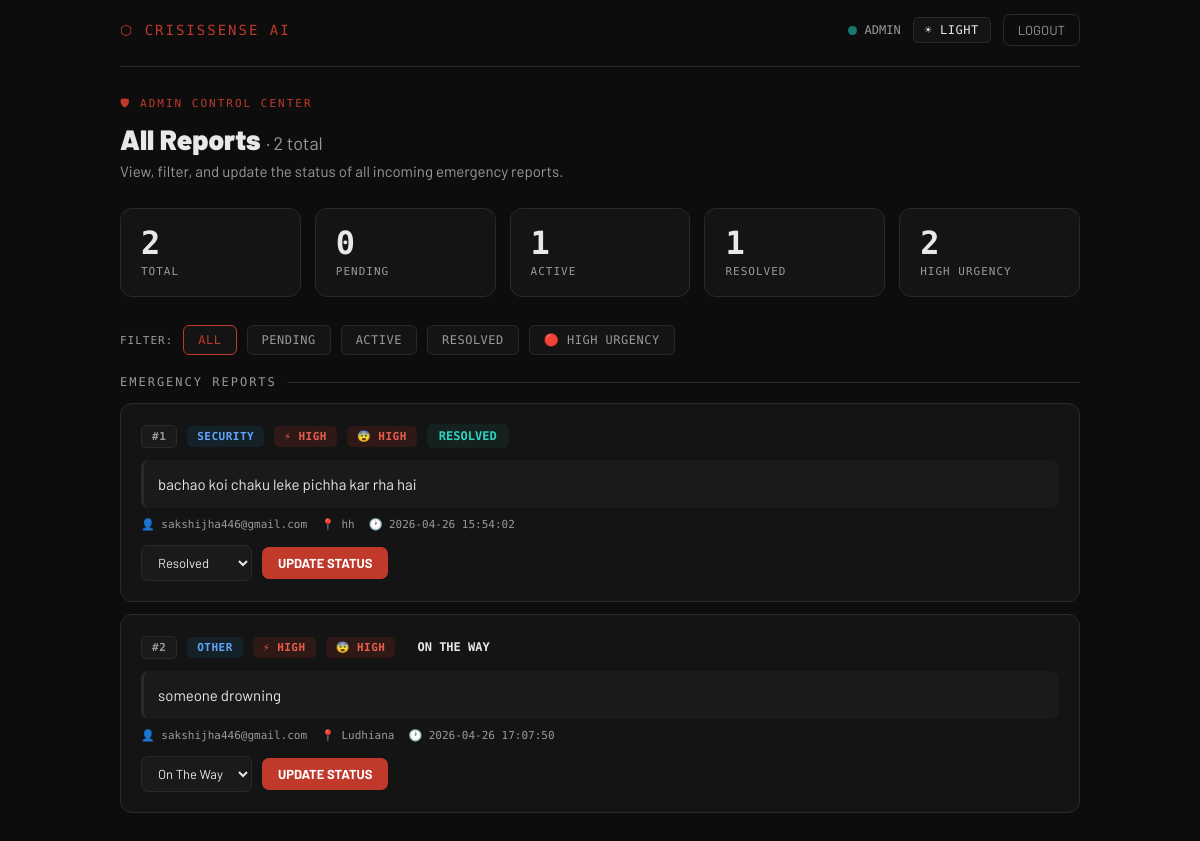
The page /admin (signed in) on the database its author committed.
### tables this page shows
CREATE TABLE reports (
            id INTEGER PRIMARY KEY AUTOINCREMENT,
            message TEXT,
            location TEXT,
            type TEXT,
            urgency TEXT,
            panic TEXT,
            status TEXT,
            timestamp TEXT,
            user_id TEXT
        );

### app.py (the view)
@app.route("/admin")
def admin_page():
    user, resp = require_login(role="admin")
    if resp: return resp
    conn = get_db()
    reports = conn.execute("SELECT * FROM reports ORDER BY id DESC").fetchall()
    conn.close()
    return render_template("admin.html", user=user, reports=reports)

### app.py (called while the page is built)
def get_db():
    conn = sqlite3.connect("database.db")
    conn.row_factory = sqlite3.Row
    return conn

def current_user():
    uid = session.get("user_id")
    if uid:
        conn = get_db()
        user = conn.execute("SELECT * FROM users WHERE contact = ?", (uid,)).fetchone()
        conn.close()
        return user
    return None
    return None

def require_login(role=None):
    user = current_user()
    if not user:
        return None, redirect(url_for("login_page"))
    if role and user["role"] != role:
        return None, redirect(url_for("login_page"))
    return user, None

### templates/admin.html (shortened to what this page needs)
<!DOCTYPE html>
<html lang="en" data-theme="dark">
<head>
</head>
<body>
<div class="topbar">
  <a href="/index" class="brand">⬡ CRISISSENSE AI</a>
  <div class="nav-links">
    <div class="status-dot"><div class="dot"></div>ADMIN</div>
    <button class="theme-btn" onclick="toggleTheme()">☀ LIGHT</button>
    <button class="btn-ghost" onclick="doLogout()">LOGOUT</button>
  </div>
</div>
<div class="page-wrap">
  <div class="page-header">
    <div class="card-tag">🛡 ADMIN CONTROL CENTER</div>
    <h1>All Reports <span>· {{ reports|length }} total</span></h1>
    <p>View, filter, and update the status of all incoming emergency reports.</p>
  </div>
  <div class="stats-row">
    <div class="stat-card">
      <div class="stat-num">{{ reports|length }}</div>
      <div class="stat-label">TOTAL</div>
    </div>
    <div class="stat-card">
      <div class="stat-num">{{ reports|selectattr('status','equalto','Pending')|list|length }}</div>
      <div class="stat-label">PENDING</div>
    </div>
    <div class="stat-card">
      <div class="stat-num">{{ reports|selectattr('status','in',['Dispatched','Accepted','On The Way'])|list|length }}</div>
      <div class="stat-label">ACTIVE</div>
    </div>
    <div class="stat-card">
      <div class="stat-num">{{ reports|selectattr('status','equalto','Resolved')|list|length }}</div>
      <div class="stat-label">RESOLVED</div>
    </div>
    <div class="stat-card">
      <div class="stat-num">{{ reports|selectattr('urgency','equalto','HIGH')|list|length }}</div>
      <div class="stat-label">HIGH URGENCY</div>
    </div>
  </div>
  <div class="filter-bar">
    <span class="filter-label">FILTER:</span>
    <button class="filter-btn active" data-filter="all" onclick="filterReports('all',this)">ALL</button>
    <button class="filter-btn" data-filter="Pending" onclick="filterReports('Pending',this)">PENDING</button>
    <button class="filter-btn" data-filter="active" onclick="filterReports('active',this)">ACTIVE</button>
    <button class="filter-btn" data-filter="Resolved" onclick="filterReports('Resolved',this)">RESOLVED</button>
    <button class="filter-btn" data-filter="HIGH" onclick="filterReports('HIGH',this)">🔴 HIGH URGENCY</button>
  </div>
  <div class="section-title">EMERGENCY REPORTS</div>
  {% if reports %}
    {% for r in reports|reverse %}
    {% set idx = r.id %}
    <div class="report-card" data-status="{{ r.status }}" data-urgency="{{ r.urgency }}" id="card-{{ r.id }}">
      <div class="rc-top">
        <span class="badge badge-id">#{{ idx }}</span>
        <span class="badge badge-info">{{ r.type }}</span>
        {% set urg_cls = 'badge-high' if r.urgency == 'HIGH' else ('badge-medium' if r.urgency == 'MEDIUM' else 'badge-low') %}
        <span class="badge {{ urg_cls }}">⚡ {{ r.urgency }}</span>
        {% set panic_cls = 'badge-high' if r.panic == 'HIGH' else ('badge-medium' if r.panic == 'MEDIUM' else 'badge-low') %}
        <span class="badge {{ panic_cls }}">😨 {{ r.panic }}</span>
        <span class="status-badge {{ r.status|replace(' ','-') }}" id="status-badge-{{ idx }}">{{ r.status|upper }}</span>
      </div>
      <div class="rc-message">{{ r.message }}</div>
      <div class="rc-meta">
        <span>👤 {{ r.user_id }}</span>
        <span>📍 {{ r.location }}</span>
        <span>🕐 {{ r.timestamp }}</span>
      </div>
      <div class="rc-actions">
        <select class="status-select" id="sel-{{ idx }}">
          {% for s in ['Pending','Dispatched','Accepted','On The Way','Resolved'] %}
          <option value="{{ s }}" {% if r.status == s %}selected{% endif %}>{{ s }}</option>
          {% endfor %}
        </select>
        <button class="btn-update" onclick="updateStatus({{ r.id }})">UPDATE STATUS</button>
      </div>
    </div>
    {% endfor %}
  {% else %}
    <div class="empty">
      <div class="empty-icon">📋</div>
      NO REPORTS YET — SYSTEM MONITORING ACTIVE
    </div>
  {% endif %}
</div>
</body>
</html>

### rows shown on the page
reports: id "1", type "SECURITY", urgency "HIGH", panic "HIGH", message "bachao koi chaku leke pichha kar rha hai", user_id "sakshijha446@gmail.com", location "hh", timestamp "2026-04-26 15:54:02", status "Resolved"
reports: id "2", type "OTHER", urgency "HIGH", panic "HIGH", message "someone drowning", user_id "sakshijha446@gmail.com", location "Ludhiana", timestamp "2026-04-26 17:07:50", status "On The Way"

### other values the page prints
{{ reports|length }} "2"
{{ reports|selectattr('status','equalto','Pending')|list|length }} "0"
{{ reports|selectattr('status','equalto','Resolved')|list|length }} "1"
{{ reports|selectattr('urgency','equalto','HIGH')|list|length }} "2"
